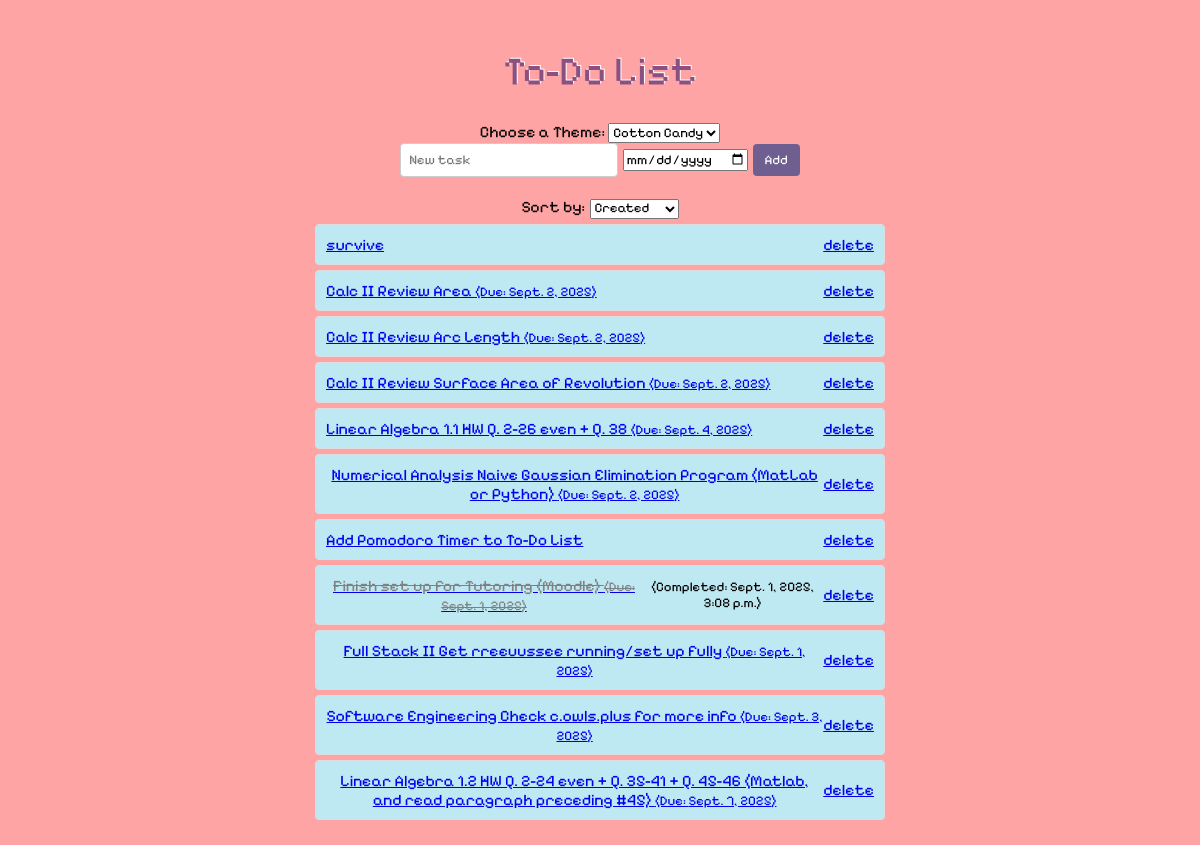
The page / on the database its author committed.
### lists/models.py (models this page shows, shortened)
class Task(models.Model):
    title = models.CharField(max_length=255)
    task_text = models.CharField(max_length=200)
    completed = models.BooleanField(default=False)
    created_at = models.DateTimeField(auto_now_add=True)
    completed_at = models.DateTimeField(null=True, blank=True)
    due_date = models.DateField(null=True, blank=True)
    priority_level = models.IntegerField()

### lists/views.py (the view)
# urls.py: path('', task_list, name='task_list'),
def task_list(request):
    sort_by = request.GET.get('sort', 'created_at')
    sorting_options = {
        'name': 'title',
        'date_created': 'created_at',
        'date_due': F('due_date').asc(nulls_last=True)
    }
    order_field = sorting_options.get(sort_by, 'created_at')
    tasks = Task.objects.all().order_by(order_field)
    form = TaskForm()
    return render(request, 'lists/task_list.html', {
        'form': form,
        'tasks': tasks,
        'sort_by': sort_by
    })

### lists/forms.py
class TaskForm(forms.ModelForm):
    due_date = forms.DateField(
        widget=forms.DateInput(attrs={'type': 'date'}),
        required=False
    )
    class Meta:
        model = Task
        fields = ['title', 'due_date']

### lists/templates/lists/task_list.html (shortened to what this page needs)
{% load static %}
<!DOCTYPE html>
<html>
<head>
    <link id ="theme" rel='stylesheet' type = 'text/css' href="{% static 'lists/cotton-candy.css' %}">
</head>
<body>
    <h1 class="pixelify-sans-head">To-Do List</h1>
    <label class="pixelify-sans-head" for="theme-select">
        Choose a Theme:
    </label>
    <select class="pixelify-sans-head" id="theme-select"
        data-cotton-candy="{% static 'lists/cotton-candy.css' %}"
        data-autumn="{% static 'lists/autumn.css' %}"
        data-swamp="{% static 'lists/swamp.css' %}"
        data-sunflower="{% static 'lists/sunflower.css' %}"
        >
        <option value="cotton-candy">Cotton Candy</option>
    </select>
    <form method="POST" action="{% url 'add_task' %}">
        <input class="pixelify-sans-head" type="text" name="title" placeholder="New task" required>
        <input class="pixelify-sans-head" type="date" name="due_date">
        <button class="pixelify-sans-head" type="submit">Add</button>
    </form>
    <label class="pixelify-sans-head" for="sort-select">Sort by:</label>
    <select class="pixelify-sans-head" id="sort-select" onchange="sortTasks()">
        <option value="date_created" {% if sort_by == "date_created" %}selected{% endif %}>Created</option>
    </select>
    <ul>
        {% for task in tasks %}
        <li class="pixelify-sans-head">
            <a href="{% url 'toggle_task' task.id %}">
                <span class="{% if task.completed %}completed{% endif %}">
                    {{ task.title }}
                    {% if task.due_date %}
                    <small> (Due: {{ task.due_date }})</small>
                    {% endif %}
                </span>
            </a>
            {% if task.completed_at %}
                <small>(Completed: {{ task.completed_at }})</small>
            {% endif %}
            <a href="{% url 'delete_task' task.id %}">delete</a>
        </li>
        {% endfor %}
    </ul>
</html>

### lists/static/lists/cotton-candy.css (style rules this page uses)
body { font-family: Arial, sans-serif; text-align: center; background-color: #ffa4a4; margin: 0; padding: 20px; }
h1, h2 { color: #8A5082; font-size: 40px; text-shadow: 1px -1px white; }
form { margin-bottom: 20px; }
input[type="text"] { padding: 8px; width: 200px; border: 1px solid #ccc; border-radius: 4px; }
button { padding: 8px 12px; background-color: #6F5F90; color: white; border: none; border-radius: 4px; cursor: pointer; }
ul { list-style-type: none; padding: 0; width: 50%; margin: auto; }
li { background: #bee9f2; margin: 5px; padding: 10px; border: 1px solid #ddd; border-radius: 4px; display: flex; justify-content: space-between; align-items: center; }
.completed { text-decoration: line-through; color: grey; }
.pixelify-sans-head { font-family: "Pixelify Sans", sans-serif; font-optical-sizing: auto; font-weight: 300; font-style: normal; }

### lists/templates/lists/task_list.html (style rules this page uses)
.pixelify-sans-head { font-family: "Pixelify Sans", sans-serif; font-optical-sizing: auto; font-weight: 400; font-style: normal; }

### rows shown on the page
Task: title "survive"
Task: title "Calc II Review Area", due_date "Sept. 2, 2025"
Task: title "Calc II Review Arc Length", due_date "Sept. 2, 2025"
Task: title "Calc II Review Surface Area of Revolution", due_date "Sept. 2, 2025"
Task: title "Linear Algebra 1.1 HW Q. 2-26 even + Q. 38", due_date "Sept. 4, 2025"
Task: title "Numerical Analysis Naive Gaussian Elimination Program (MatLab or Python)", due_date "Sept. 2, 2025"
Task: title "Add Pomodoro Timer to To-Do List"
Task: title "Finish set up for Tutoring (Moodle)", due_date "Sept. 1, 2025", completed_at "Sept. 1, 2025, 3:08 p.m."
Task: title "Full Stack II Get rreeuussee running/set up fully", due_date "Sept. 1, 2025"
Task: title "Software Engineering Check c.owls.plus for more info", due_date "Sept. 3, 2025"
Task: title "Linear Algebra 1.2 HW Q. 2-24 even + Q. 35-41 + Q. 45-46 (Matlab, and read paragraph preceding #45)", due_date "Sept. 7, 2025"
